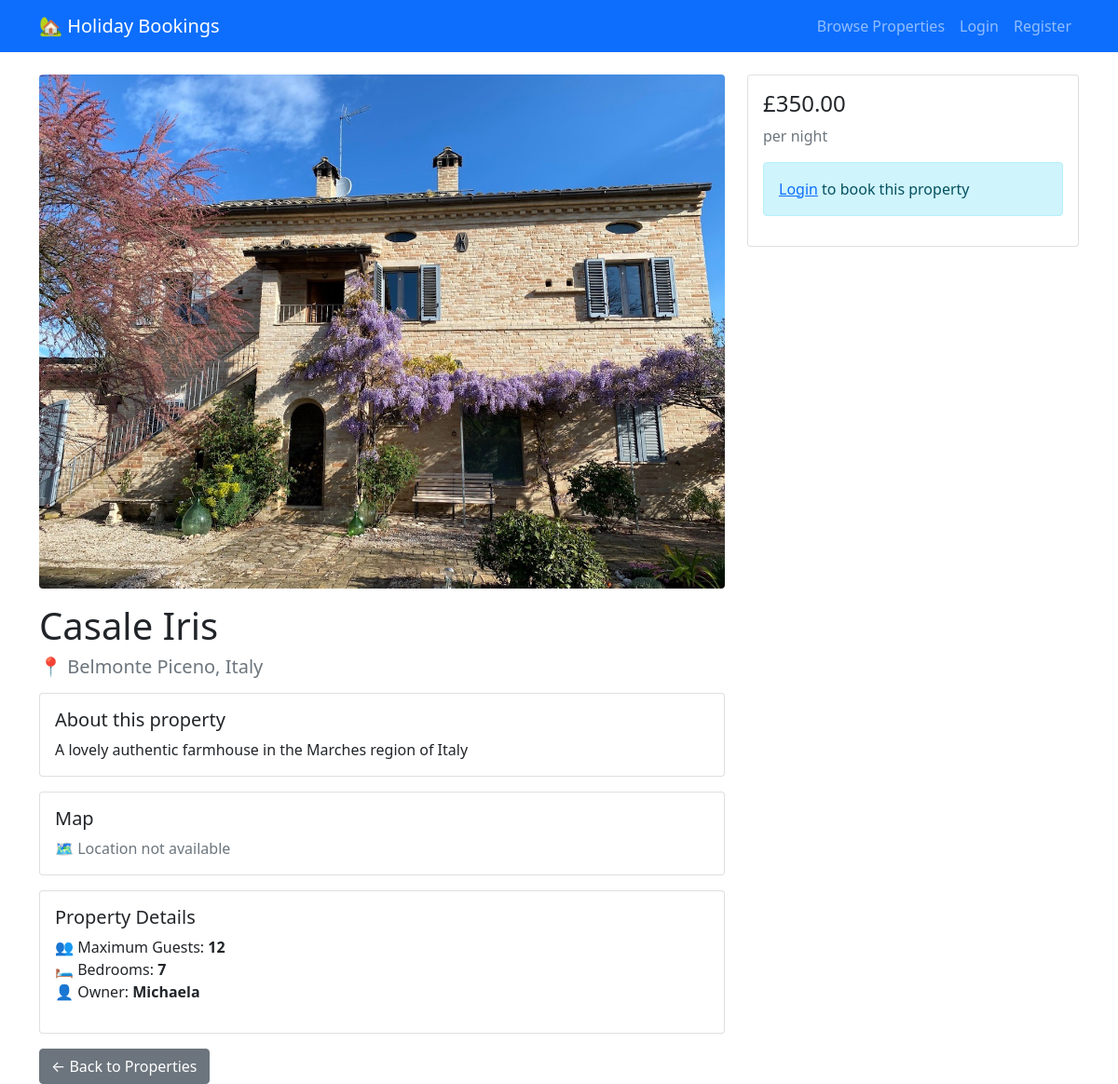
Page /property/2/ on the committed database.
### bookings/models.py (models this page shows, shortened)
class Property(models.Model):
    title = models.CharField(max_length=200)
    description = models.TextField()
    location = models.CharField(max_length=100)
    price_per_night = models.DecimalField(max_digits=10, decimal_places=2)
    max_guests = models.IntegerField()
    bedrooms = models.IntegerField()
    owner = models.ForeignKey(User, on_delete=models.CASCADE, related_name='properties')
    image = models.ImageField(upload_to='properties/', blank=True, null=True)
    available = models.BooleanField(default=True)
    created_at = models.DateTimeField(auto_now_add=True)
    class Meta:
        verbose_name_plural = "Properties"

### bookings/views.py (the view)
# urls.py: path('property/<int:property_id>/', views.property_detail, name='property_detail'),
def property_detail(request, property_id):
    property = get_object_or_404(Property, pk=property_id)
    latitude = None
    longitude = None
    bbox = None
    if property.location:
        try:
            url = "https://nominatim.openstreetmap.org/search"
            params = {"q": property.location, "format": "json"}
            headers = {"User-Agent": "my-django-app"}
            response = requests.get(url, params=params, headers=headers)
            data = response.json()
            if data:
                latitude = float(data[0]["lat"])
                longitude = float(data[0]["lon"])
                delta_lat = 0.015
                delta_lon = 0.025
                bbox = {
                    "min_lat": latitude - delta_lat,
                    "max_lat": latitude + delta_lat,
                    "min_lon": longitude - delta_lon,
                    "max_lon": longitude + delta_lon,
                }
        except Exception as e:
            print("Geocoding failed:", e)
    return render(request, "bookings/property_detail.html", {
        "property": property,
        "latitude": latitude,
        "longitude": longitude,
        "bbox": bbox,
    })

### bookings/templates/bookings/property_detail.html (shortened to what this page needs)
{% extends "bookings/layout.html" %}
{% block body %}
<div class="row">
  <div class="col-md-8">
    {% if property.image %}
      <img src="{{ property.image.url }}" class="img-fluid rounded mb-3" alt="{{ property.title }}">
    {% else %}
      <div class="bg-secondary text-white p-5 rounded mb-3 text-center">
        <h3>No Image Available</h3>
      </div>
    {% endif %}
    <h1>{{ property.title }}</h1>
    <h5 class="text-muted mb-3">📍 {{ property.location }}</h5>
    <div class="card mb-3">
      <div class="card-body">
        <h5 class="card-title">About this property</h5>
        <p class="card-text">{{ property.description }}</p>
      </div>
    </div>
    <div class="card mb-3">
      <div class="card-body">
        <h5 class="card-title">Map</h5>
        {% if latitude and longitude and bbox %}
          <iframe
            width="100%"
            height="400"
            frameborder="0"
            scrolling="no"
            marginheight="0"
            marginwidth="0"
            src="https://www.openstreetmap.org/export/embed.html?bbox={{ bbox.min_lon }},{{ bbox.min_lat }},{{ bbox.max_lon }},{{ bbox.max_lat }}&layer=mapnik&marker={{ latitude }},{{ longitude }}">
          </iframe>
          <br/>
          <small>
            <a href="https://www.openstreetmap.org/?mlat={{ latitude }}&mlon={{ longitude }}#map=13/{{ latitude }}/{{ longitude }}">
              View Larger Map
            </a>
          </small>
        {% else %}
          <p class="text-muted m-0">🗺️ Location not available</p>
        {% endif %}
      </div>
    </div>
    <div class="card">
      <div class="card-body">
        <h5 class="card-title">Property Details</h5>
        <ul class="list-unstyled">
          <li>👥 Maximum Guests: <strong>{{ property.max_guests }}</strong></li>
          <li>🛏️ Bedrooms: <strong>{{ property.bedrooms }}</strong></li>
          <li>👤 Owner: <strong>{{ property.owner.username }}</strong></li>
        </ul>
      </div>
    </div>
  </div>
  <div class="col-md-4">
    <div class="card sticky-top" style="top: 20px;">
      <div class="card-body">
        <h4 class="card-title">£{{ property.price_per_night }}</h4>
        <p class="text-muted">per night</p>
        {% if user.is_authenticated %}
          {% if property.owner == user %}
            <div class="alert alert-danger">Owners cannot book their own property.</div>
          {% else %}
            <form method="post" id="booking_form" action="{% url 'create_booking' property.id %}">
              {% csrf_token %}
              <div class="mb-3">
                <label for="check_in" class="form-label">Check-in</label>
                <input type="date" class="form-control" id="check_in" name="check_in" required>
              </div>
              <div class="mb-3">
                <label for="check_out" class="form-label">Check-out</label>
                <input type="date" class="form-control" id="check_out" name="check_out" required>
              </div>
              <div class="mb-3">
                <label for="num_guests" class="form-label">Number of Guests</label>
                <input type="number" class="form-control" id="num_guests" name="num_guests"
                       min="1" max="{{ property.max_guests }}" required>
              </div>
              <button type="submit" class="btn btn-primary w-100">Book Now</button>
            </form>
          {% endif %}
        {% else %}
          <div class="alert alert-info">
            <a href="{% url 'login' %}">Login</a> to book this property
          </div>
        {% endif %}
      </div>
    </div>
  </div>
</div>
<div class="mt-3">
  <a href="{% url 'index' %}" class="btn btn-secondary">← Back to Properties</a>
</div>
{% endblock %}

### rows in the picture
Property: image (picture), title "Casale Iris", location "Belmonte Piceno, Italy", description "A lovely authentic farmhouse in the Marches region of Italy", max_guests "12", bedrooms "7", owner.username "Michaela", price_per_night "350.00"
